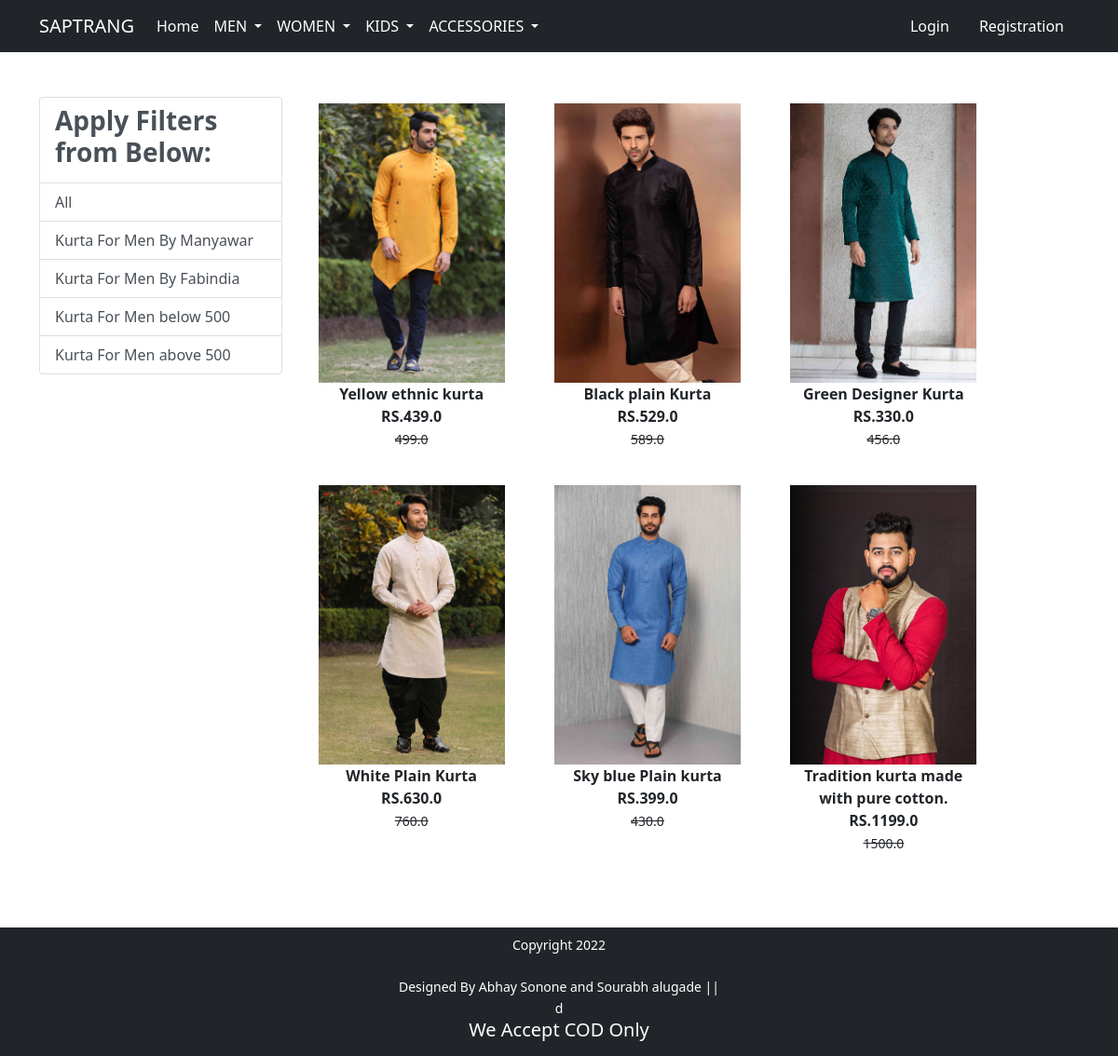
/kurta/, run on the app's committed database.
### app/models.py (models this page shows, shortened)
class Product(models.Model):
    title =models.CharField(max_length=100)
    selling_price =models.FloatField()
    discounted_price = models.FloatField()
    description = models.TextField()
    brand = models.CharField(max_length=100)
    category= models.CharField(choices=CATEGORY_CHOICES,max_length=5)
    product_image = models.ImageField(upload_to ="productimg")

### app/views.py (the view)
# urls.py: path('kurta/', views.kurta, name='kurta'),
def kurta(request, data=None):
    totalitem=0
    if data == None:
        kurta = Product.objects.filter(category='mk')
    elif data=='Manyawar' or data=='Fabindia':
        kurta = Product.objects.filter(category='mk').filter(brand=data)
    elif data=='below':
        kurta=Product.objects.filter(category='mk').filter(discounted_price__lt=500)
    elif data=='above':
        kurta=Product.objects.filter(category='mk').filter(discounted_price__gt=500)
    if request.user.is_authenticated:
         totalitem= len(Cart.objects.filter(user=request.user))
    return render(request, 'app/kurta.html',{'kurta':kurta,'totalitem':totalitem})

### app/templates/app/kurta.html (shortened to what this page needs)
{% extends 'app/base.html' %}
{% load static %}
{% block main-content %}
<body>
<div class="container my-5 ">
 <div class="row">
  <div class="col-sm-3">
    <div class="list-group">
        <a href="#" class="list-group-item
         list-group-item-action" aria-current="true" ><h3 class="fw-bold">Apply Filters from Below:</h3></a>
        <a href="{% url 'kurta' %}" class="list-group-item
         list-group-item-action" aria-current="true">All</a>
         <a href="{% url 'kurtadata' 'Manyawar' %}" class="list-group-item
         list-group-item-action" aria-current="true">Kurta For Men By Manyawar</a>
         <a href="{% url 'kurtadata' 'Fabindia' %}" class="list-group-item
         list-group-item-action" aria-current="true">Kurta For Men By Fabindia</a>
         <a href="{% url 'kurtadata' 'below' %}" class="list-group-item
         list-group-item-action" aria-current="true">Kurta For Men below 500</a>
         <a href="{% url 'kurtadata' 'above' %}" class="list-group-item
         list-group-item-action" aria-current="true">Kurta For Men above 500</a>
    </div>
  </div>
  <div class="col-sm-8">
      <div class="row">
          {% for product in kurta %}
           <div class="col-sm-4 text-center mb-4">
               <a href="{% url 'product-detail' product.id %}" class="btn">
                   <div class="item">
                       <img src="{{product.product_image.url}}" alt="" height="300" class="">
                       <div class="fw-bold">{{product.description}}</div>
                       <div class="fw-bold">RS.{{product.discounted_price}}</div>
                       <small class="fw-light text-decoration-line-through">{{product.selling_price}}</small>
                   </div>
                </a>
            </div>
            {% endfor %}
        </div>
  </div>
 </div>
</div>
</body>
{% endblock main-content %}

### app/templates/app/base.html (shortened to what this page needs)
<!doctype html>
{% load static %}
<html lang="en">
  <head>
    <link href="https://cdn.jsdelivr.net/npm/bootstrap@5.0.0-beta1/dist/css/bootstrap.min.css" rel="stylesheet">
    <link rel="stylesheet" href="{% static 'app/css/owl.carousel.min.css' %}">
    <link rel="stylesheet" href="{% static 'app/css/all.min.css' %}">
    <link rel="stylesheet" href="{% static 'app/css/style.css' %}">
  </head>
  <body>
    <nav class="navbar navbar-expand-lg navbar-dark bg-dark">
     <div class="container">
       <a class="navbar-brand" href="/">SAPTRANG</a>
       <div class="collapse navbar-collapse" id="navbarSupportedContent">
         <ul class="navbar-nav me-auto mb-2 mb-lg-0">
           <li class="nav-item">
             <a class="nav-link active" aria-current="page" href="/">Home</a>
           </li>
           <li class="nav-item dropdown">
             <a class="nav-link dropdown-toggle text-white" href="#" id="fashionDropdown" role="button" data-bs-toggle="dropdown" aria-expanded="false">
               MEN
             </a>
           </li>
           <li class="nav-item dropdown">
            <a class="nav-link dropdown-toggle text-white" href="#" id="fashionDropdown" role="button" data-bs-toggle="dropdown" aria-expanded="false">
              WOMEN
            </a>
          </li>
          <li class="nav-item dropdown">
            <a class="nav-link dropdown-toggle text-white" href="#" id="fashionDropdown" role="button" data-bs-toggle="dropdown" aria-expanded="false">
              KIDS
            </a>
          </li>
          <li class="nav-item dropdown">
            <a class="nav-link dropdown-toggle text-white" href="#" id="fashionDropdown" role="button" data-bs-toggle="dropdown" aria-expanded="false">
              ACCESSORIES
            </a>
            </li></ul>
       </div>
         <div>
          <ul class="navbar-nav me-auto mb-2 mb-lg-0">
            {%if request.user.is_authenticated %}
           <li class="nav-item dropdown mx-2">
              <a class="nav-link dropdown-toggle text-white" href="#" id="profileDropdown" role="button" data-bs-toggle="dropdown" aria-expanded="false">
                {{request.user.username|capfirst}}
              </a>
              <ul class="dropdown-menu" aria-labelledby="profileDropdown">
                <li><a class="dropdown-item" href="{% url 'profile' %}">Profile</a></li>
                <li><a class="dropdown-item" href="{% url 'orders' %}">Orders</a></li>
                <li><a class="dropdown-item" href="{% url 'feedback' %}">Feedback</a></li>
                <li><a class="dropdown-item" href="{% url 'passwordchange' %}">Change Password</a></li>
                <li><a class="dropdown-item" href="{% url 'logout' %}">Logout</a></li>
              </ul>
            </li>
            <li class="nav-item mx-2">
             <a href="{% url 'cart' %}" class="nav-link text-white"><span class="badge bg-danger">{{totalitem}}</span> BAG </a>
            </li>
             {% else %}
            <li class="nav-item mx-2">
             <a href="{% url 'login' %}" class="nav-link text-white">Login</a>
            </li>
            <li class="nav-item mx-2">
             <a href="{% url 'customerregistration' %}" class="nav-link text-white">Registration</a>
            </li>
            {% endif %}
          </ul>
         </div>
       </div>
    </nav>
    {% block main-content %} {% endblock main-content %}
    <footer class="container-fluid bg-dark text-center p-2 mt-5">
        <small class="text-white"><div>Copyright 2022 </div><div>Designed By Abhay Sonone and Sourabh alugade ||</div>d <h5>We Accept COD Only</h5></small>
    </footer>
  </body>
</html>

### data on the page
Product: product_image (picture), description "Yellow ethnic kurta", discounted_price "439.0", selling_price "499.0"
Product: product_image (picture), description "Black plain Kurta", discounted_price "529.0", selling_price "589.0"
Product: product_image (picture), description "Green Designer Kurta", discounted_price "330.0", selling_price "456.0"
Product: product_image (picture), description "White Plain Kurta", discounted_price "630.0", selling_price "760.0"
Product: product_image (picture), description "Sky blue Plain kurta", discounted_price "399.0", selling_price "430.0"
Product: product_image (picture), description "Tradition kurta made with pure cotton.", discounted_price "1199.0", selling_price "1500.0"
